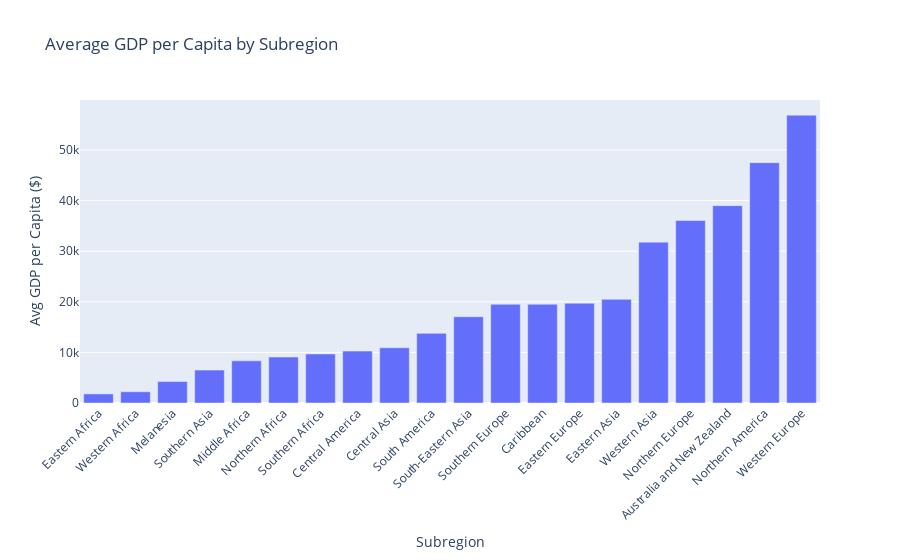

Notebook code cell kept with this figure:
### Code cell
fig = px.bar(
    x=avg_gdp.index,
    y=avg_gdp.values,
    labels={"x": "Subregion", "y": "Avg GDP per Capita ($)"},
    title="Average GDP per Capita by Subregion",
)
fig.update_layout(xaxis_tickangle=-45)
fig

### Figure 1 — Plotly figure (JSON) as saved in the notebook; plotly's stock layout.template omitted (floating-point values rounded to 4 significant figures)
{"data": [{"hovertemplate": "Subregion=%{x}<br>Avg GDP per Capita ($)=%{y}<extra></extra>", "legendgroup": "", "marker": {"color": "#636efa", "pattern": {"shape": ""}}, "name": "", "orientation": "v", "showlegend": false, "textposition": "auto", "type": "bar", "x": ["Eastern Africa", "Western Africa", "Melanesia", "Southern Asia", "Middle Africa", "Northern Africa", "Southern Africa", "Central America", "Central Asia", "South America", "South-Eastern Asia", "Southern Europe", "Caribbean", "Eastern Europe", "Eastern Asia", "Western Asia", "Northern Europe", "Australia and New Zealand", "Northern America", "Western Europe"], "xaxis": "x", "y": [1796.0, 2221.0, 4241.0, 6498.0, 8334.0, 9079.0, 9694.0, 10260.0, 10910.0, 13760.0, 17050.0, 19510.0, 19510.0, 19710.0, 20480.0, 31790.0, 36060.0, 39000.0, 47500.0, 56880.0], "yaxis": "y"}], "layout": {"barmode": "relative", "legend": {"tracegroupgap": 0}, "title": {"text": "Average GDP per Capita by Subregion"}, "xaxis": {"anchor": "y", "domain": [0, 1], "tickangle": -45, "title": {"text": "Subregion"}}, "yaxis": {"anchor": "x", "domain": [0, 1], "title": {"text": "Avg GDP per Capita ($)"}}}}
